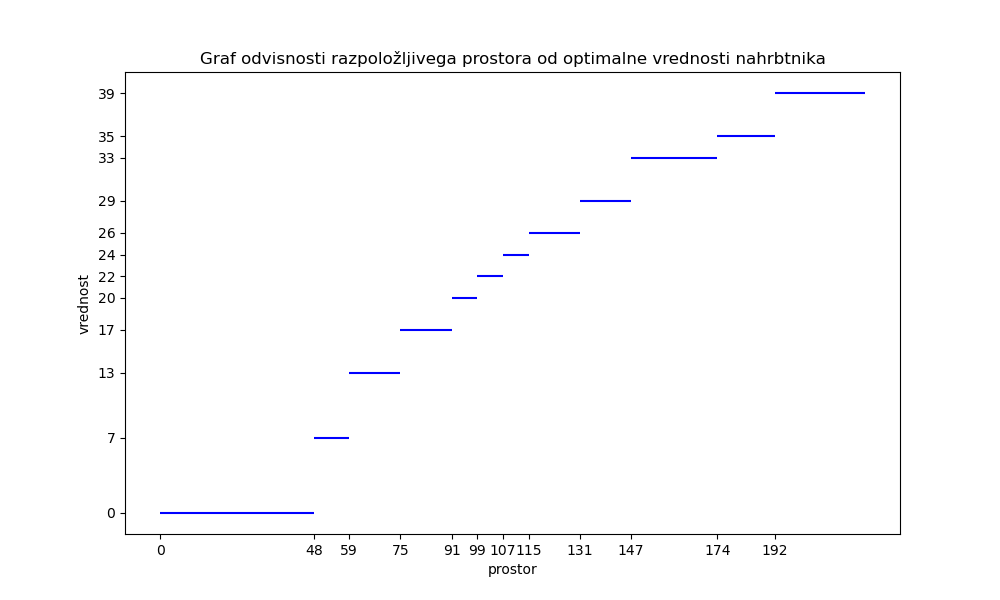

Write Python code to recreate this figure.
import matplotlib.pyplot as plt

x = [0, 48, 59, 75, 91, 99, 107, 115, 131, 147, 174, 192, 220]
y = [0, 7, 13, 17, 20, 22, 24, 26, 29, 33, 35, 39, 60]

plt.figure(figsize=(10, 6))
for i in range(len(x) - 1):
    plt.hlines(y[i], x[i], x[i+1], color='b')

plt.xticks(x[:-1])
plt.yticks(y[:-1])
plt.xlabel('prostor')
plt.ylabel('vrednost')
plt.title('Graf odvisnosti razpoložljivega prostora od optimalne vrednosti nahrbtnika')
plt.savefig('graf.png')
plt.show()
